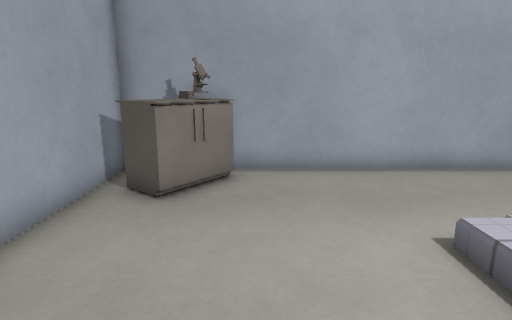
view 1 (above)

12 first-person views from a walk through a Godot game level. The camera is 1.2 m above the floor, tilts 12° down and sees 75° across. The floor is counted in squares, 0.5 m on a side. Each view is taken from the middle of a square. On the plan, view 1 faces up. The plan holds only what a view shows up to about 20 squares ahead; the rest is blank. The place goes on beyond the plan. Some surface patterns are stand-ins.

view 2
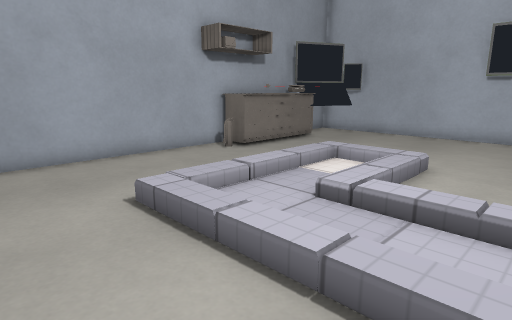

view 3
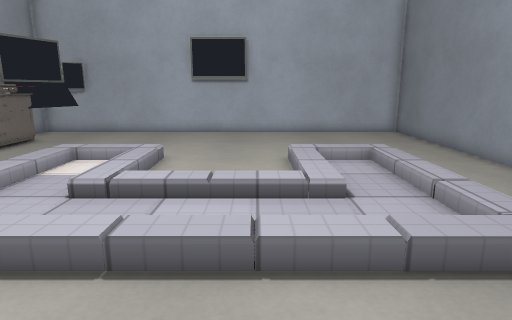

view 4
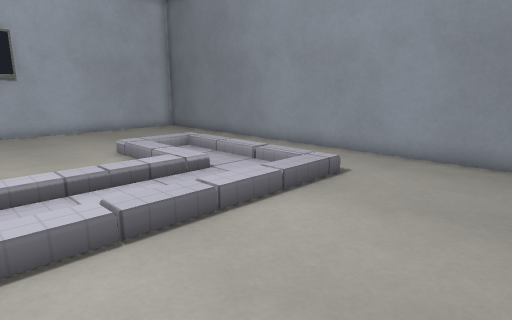

view 5
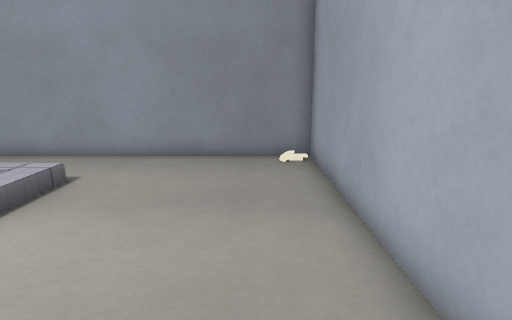

view 6
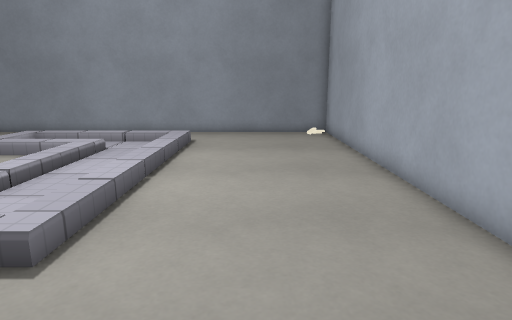

view 7
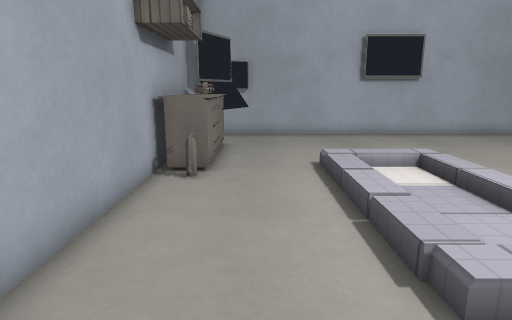

view 8
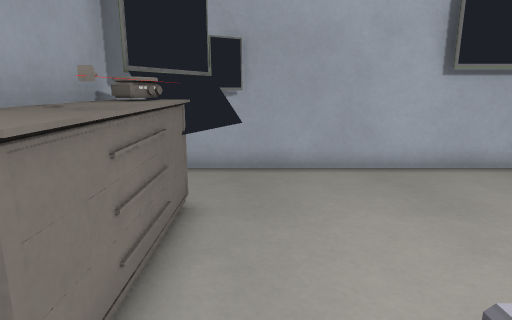

view 9
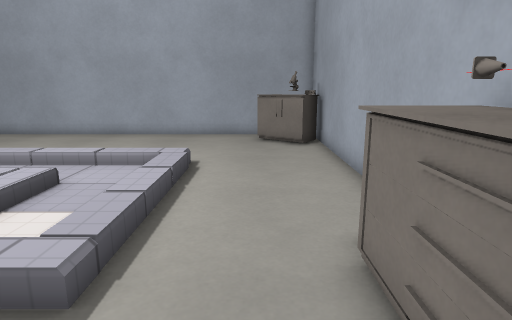

view 10
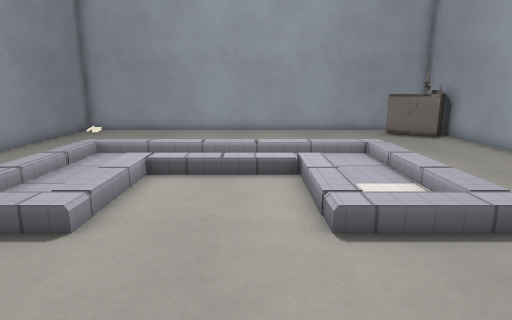

view 11
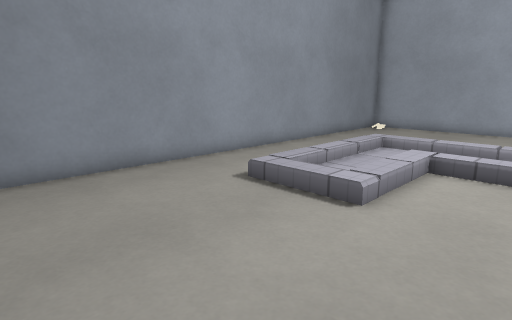

view 12
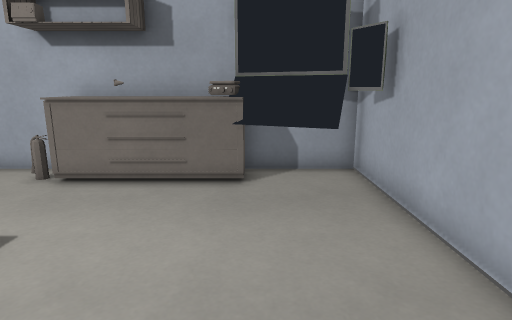

### Floor plan
Key: @ floor where view 1 was taken; # wall or solid block; . floor; / step, stairs or slope; = window, fence, low wall or low ledge; ^ raised ledge; E fire extinguisher; K keyboard; O other object.
Columns run from 4 left of view 1 to 18 right of it. Each row starts with its distance up from view 1.
 10 ################^^#####
  9 # OO.........E###^OKK##
  8 #OOO..........===^=KKK#
  7 #.O..................K#
  6 #.....................#
  5 #......////////.......#
  4 #......////////.......#
  3 #......//...../.......#
  2 #......//./////.......#
  1 #......//./.../.......#
  0 #...@..//./...........#
 -1 #......//./...........#
 -2 #......//./...........#
 -3 #......//./////.......#
 -4 #......//./////.......#
 -5 #......//...../.......#
 -6 #......////////.......#
 -7 #.....................#
 -8 #.....................#
 -9 #.....................#
-10 #######################

Positions as (right, up) in squares from view 1, and headings:
1: (0, 0), facing up
2: (0, -2), facing up-right
3: (-1, -2), facing right
4: (-2, 2), facing down-right
5: (-2, 2), facing down
6: (0, 9), facing down
7: (0, 7), facing right
8: (8, 7), facing right
9: (14, 7), facing left
10: (16, 0), facing left
11: (17, 0), facing down-left
12: (15, 0), facing up
